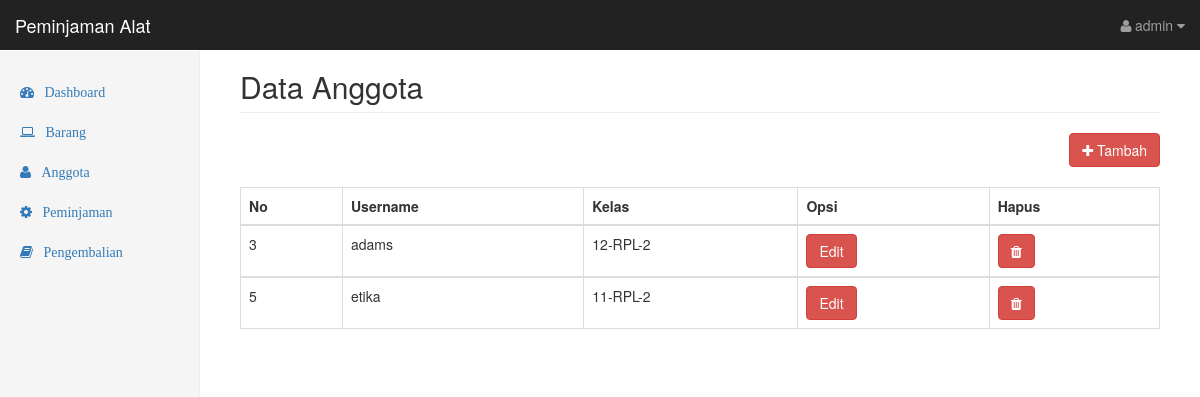
The page /peminjam.php (signed in) on the database its author committed.
### tables this page shows
CREATE TABLE `anggota` (
  `id_anggota` int(11) NOT NULL,
  `nama` varchar(40) NOT NULL,
  `password` varchar(40) NOT NULL,
  `kelas` varchar(20) NOT NULL
);

### peminjam.php (the view, shortened to what this page needs)
<?php
include "config/koneksi.php" ?>
<!DOCTYPE html>
<html lang="en">
  <head>
    <link href="bootstrap/dist/css/bootstrap.min.css" rel="stylesheet">
    <link href="bootstrap/dist/css/global.css" rel="stylesheet">
    <link href="bootstrap/font-awesome/css/font-awesome.min.css" rel="stylesheet" type="text/css">
  </head>
  <body>
    <nav class="navbar navbar-inverse navbar-fixed-top">
      <div class="container-fluid">
        <div class="navbar-header">
          <a class="navbar-brand" href="#">Peminjaman Alat</a>
        </div>
        <div id="navbar" class="navbar-collapse collapse">
          <ul class="nav navbar-nav navbar-right">
            <li class="dropdown">
              <a class="dropdown-toggle" data-toggle="dropdown">
                <i class="fa fa-user fa-fw"></i><?php echo $_SESSION['admin']; ?> <i class="fa fa-caret-down"></i>
              </a>
          </li>
          </ul>
        </div>
      </div>
    </nav>
    <div class="container-fluid">
      <div class="row">
        <div class="col-sm-3 col-md-2 sidebar">
          <ul class="nav nav-sidebar">
            <li class=""><a href="dashboard.php"><i class="fa fa-dashboard">&nbsp;&nbsp;&nbsp;Dashboard</i></a></li>
            <li><a href="barang.php"><i class="fa fa-laptop">&nbsp;&nbsp;&nbsp;Barang</i></a></li>
            <li><a href="peminjam.php"><i class="fa fa-user">&nbsp;&nbsp;&nbsp;Anggota</i></a></li>
            <li><a href="peminjaman.php"><i class="fa fa-gear">&nbsp;&nbsp;&nbsp;Peminjaman</i></a></li>
            <li><a href="pengembalian.php"><i class="fa fa-book">&nbsp;&nbsp;&nbsp;Pengembalian</i></a></li>
          </ul>
        </div>
        <div class="col-sm-9 col-sm-offset-3 col-md-10 col-md-offset-2 main">
          <h2 class="page-header">Data Anggota</h2>
           <a href="tambahpeminjam.php" class="btn btn-danger pull-right" style="margin-bottom: 20px;"><i class="fa fa-plus"></i> Tambah</a>
              <table id="tabelanggota" class="table table-bordered table-hover">
                     <thead>
                        <tr>
                          <th>No</th>
                          <th>Username</th>
                          <th>Kelas</th>
                          <th>Opsi</th>
                          <th>Hapus</th>
                        </tr>
                     </thead>
                     <?php
                     $query = $mysqli->query("SELECT * FROM anggota");
                     while ($lihat = mysqli_fetch_array($query)){
                      ?>
                      <tbody>
                        <tr>
                          <td><?php echo $lihat['id_anggota']; ?></td>
                          <td><?php echo $lihat['nama'];?></td>
                          <td><?php echo $lihat['kelas'];?></td>
                          <td style="">
                            <a href="editpeminjam.php?id_peminjam=<?php echo $lihat['id_anggota']; ?>" class="btn btn-danger">Edit</a>
                          </td>
                            <td>
                              <a href="hapuspeminjam.php?id=<?php echo $lihat['id_anggota']; ?>" class="btn btn-danger"><i class="fa fa-trash"></i></a>
                            </td>
                        </tr>
                        <?php
                        } ?>
              </table>
        </div>
      </div>
    </div>
    <?php require_once "templates/footer.php" ?>

### rows shown on the page
anggota: id_anggota "3", nama "adams", kelas "12-RPL-2"
anggota: id_anggota "5", nama "etika", kelas "11-RPL-2"

### other values the page prints
$_SESSION['admin'] "admin"
